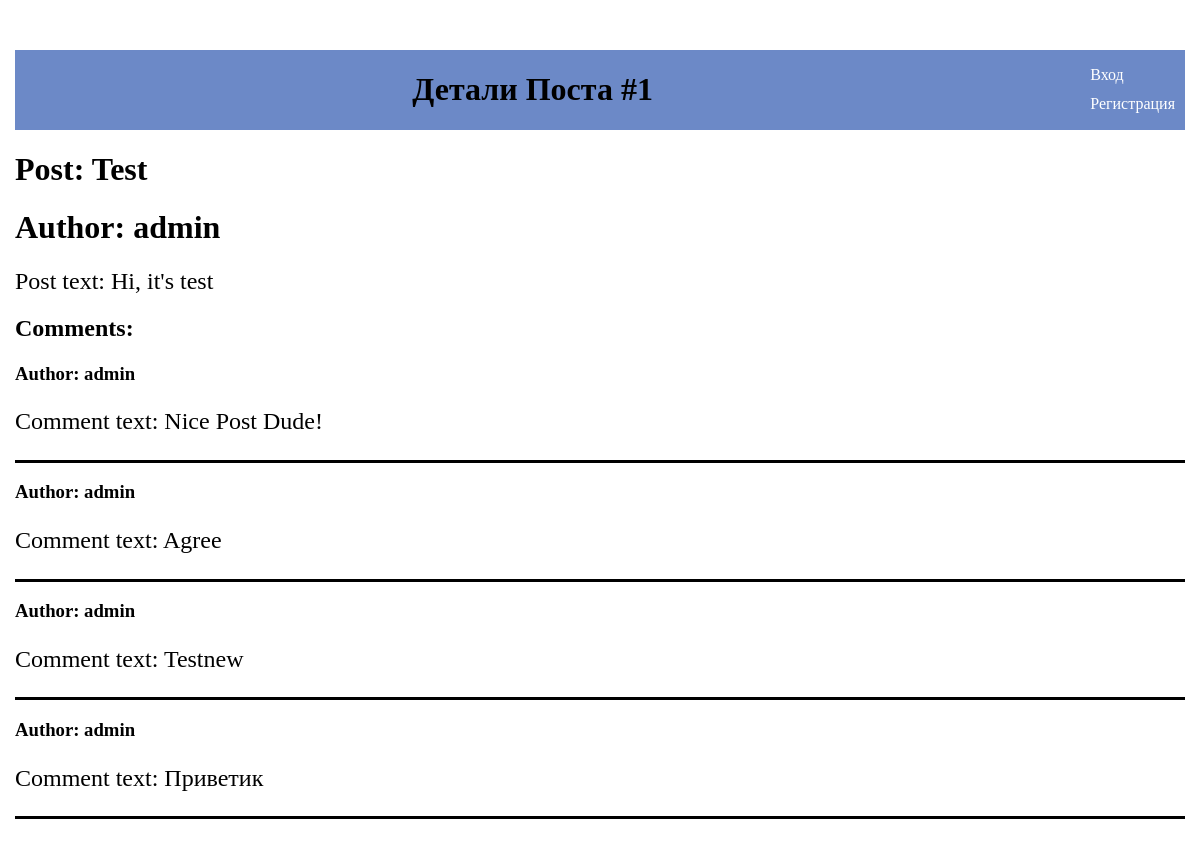
The page /blog/1 on the database its author committed.
### post/models.py (models this page shows, shortened)
class Post(models.Model):
    title = models.CharField(max_length=50)
    author = models.ForeignKey(User, on_delete=models.CASCADE)
    description = models.TextField(blank=True)
    class Meta:
        ordering = ['id']

class Comment(models.Model):
    author = models.ForeignKey(User, on_delete=models.CASCADE)
    text = models.TextField(blank=True)
    post = models.ForeignKey(Post, related_name="comments", on_delete=models.CASCADE)
    class Meta:
        ordering = ['id']

### post/views.py (the view)
# urls.py: path('<int:pk>', PostDetailView.as_view(), name='post_detail'),
class PostDetailView(DetailView):
    model = Post
    queryset = (
        Post.objects.
        select_related("author").
        prefetch_related("comments")
    )

### post/templates/post/post_detail.html (shortened to what this page needs)
{% extends 'post/base.html' %}
{% block name %}
    Детали Поста  #{{ object.pk }}
{% endblock %}
{% block body %}
<a href="/blog/" class="h2-link"><h1>Post: {{ object.title }}</h1></a>
    <h1>Author: {{object.author}}</h1>
    <div class="description">
          Post text: {{object.description}}
    </div>
     <div>
         <h2>Comments:</h2>
         {% if object.comments.all %}
            {% for comment in object.comments.all %}
            <div class="comment-div">
                <h3>Author: {{comment.author}}</h3>
                <p class="description">Comment text: {{comment.text}}</p>
            </div>
            {% endfor %}
         {% else %}
         <p> No comments yet </p>
         {% endif %}
     </div>
{% endblock %}

### post/static/post/css/list.css (style rules this page uses)
.container-module { margin: 0 auto; padding: 50px 0; width: 1170px; background-color: #fff; }
.h2-link { color: black; text-decoration: none; }
.description { font-weight: 400; font-size: 24px; }
.comment-div { border-bottom: 3px solid black; }

### rows shown on the page
Post: pk "1", title "Test", author "admin", description "Hi, it's test"
Comment: author "admin", text "Nice Post Dude!"
Comment: author "admin", text "Agree"
Comment: author "admin", text "Testnew"
Comment: author "admin", text "Приветик"
